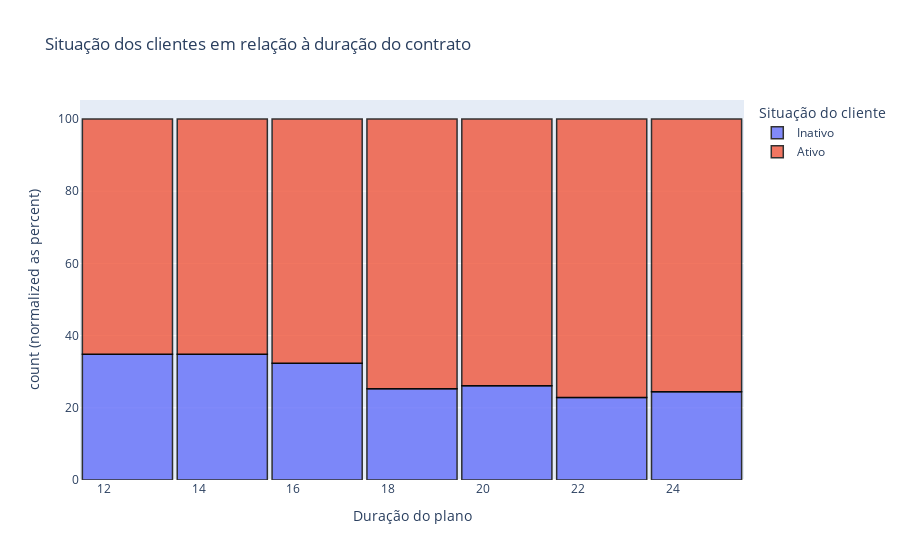

Notebook code for this chart:
### Markdown cell above
### **4.3.3 - Segundo ano de contrato**

Para o clientes com o tempo de contrato entre 1 e 2 anos, observa-se que, no geral, o índice de cancelamento é alto exibindo valores acima de 65%. Em especial, este índice se aproxima de 75% com o tempo de contrato perto de 2 anos.

### Code cell
clientes_2y = df.loc[df['Meses_Contrato'].between(13,24,inclusive='both')]
clientes_2y = clientes_2y[['Cliente_Inativo','Meses_Contrato','Valor_Mensal','Valor_Anual']]
clientes_2y.columns = ['Situação do cliente','Duração do plano', 'Valor mensal do plano','Valor anual do plano']
clientes_2y['Situação do cliente'] = clientes_2y['Situação do cliente'].map({0:'Ativo', 1:'Inativo'})

# Plotando
fig = px.histogram(clientes_2y, x="Duração do plano", color = "Situação do cliente", nbins = 8,
    title="Situação dos clientes em relação à duração do contrato", barnorm='percent')
fig.update_traces( opacity=0.8, marker_line_width=1.5, marker_line_color = 'rgb(0,0,0)')
fig.update_layout(bargap=0.05)
fig.show()

### Figure 1 — Plotly figure (JSON) as saved in the notebook; plotly's stock layout.template omitted (floating-point values rounded to 4 significant figures; data arrays with more than 128 entries replaced by an {"elided": "..."} marker saying what was removed)
{"data": [{"alignmentgroup": "True", "bingroup": "x", "hovertemplate": "Situação do cliente=Inativo<br>Duração do plano=%{x}<br>count (normalized as percent)=%{y}<extra></extra>", "legendgroup": "Inativo", "marker": {"color": "#636efa", "line": {"color": "rgb(0,0,0)", "width": 1.5}, "pattern": {"shape": ""}}, "name": "Inativo", "nbinsx": 8, "offsetgroup": "Inativo", "opacity": 0.8, "orientation": "v", "showlegend": true, "type": "histogram", "x": {"elided": "294 int values"}, "xaxis": "x", "yaxis": "y"}, {"alignmentgroup": "True", "bingroup": "x", "hovertemplate": "Situação do cliente=Ativo<br>Duração do plano=%{x}<br>count (normalized as percent)=%{y}<extra></extra>", "legendgroup": "Ativo", "marker": {"color": "#EF553B", "line": {"color": "rgb(0,0,0)", "width": 1.5}, "pattern": {"shape": ""}}, "name": "Ativo", "nbinsx": 8, "offsetgroup": "Ativo", "opacity": 0.8, "orientation": "v", "showlegend": true, "type": "histogram", "x": {"elided": "730 int values"}, "xaxis": "x", "yaxis": "y"}], "layout": {"bargap": 0.05, "barmode": "relative", "barnorm": "percent", "legend": {"title": {"text": "Situação do cliente"}, "tracegroupgap": 0}, "title": {"text": "Situação dos clientes em relação à duração do contrato"}, "xaxis": {"anchor": "y", "domain": [0, 1], "title": {"text": "Duração do plano"}}, "yaxis": {"anchor": "x", "domain": [0, 1], "title": {"text": "count (normalized as percent)"}}}}
